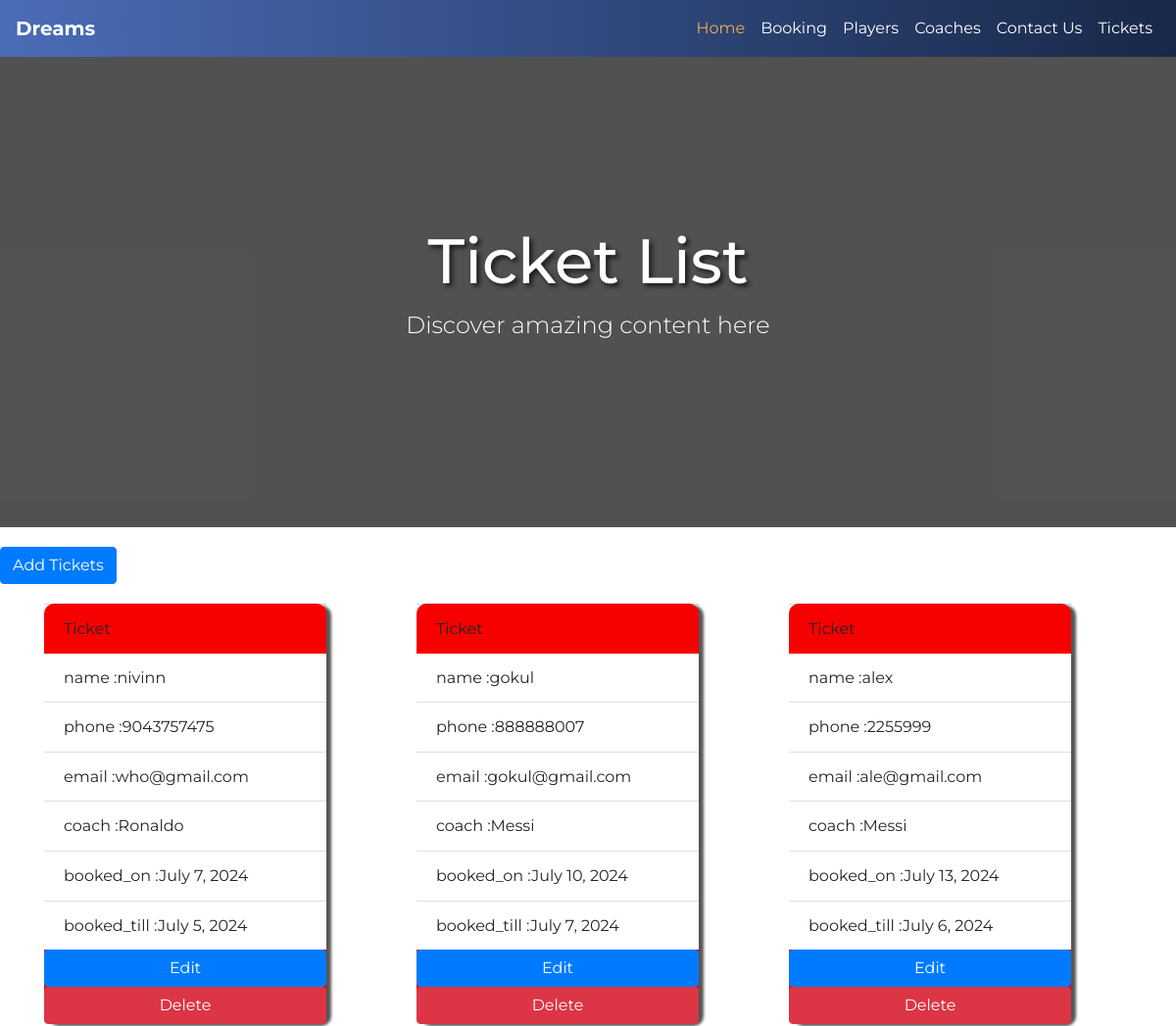
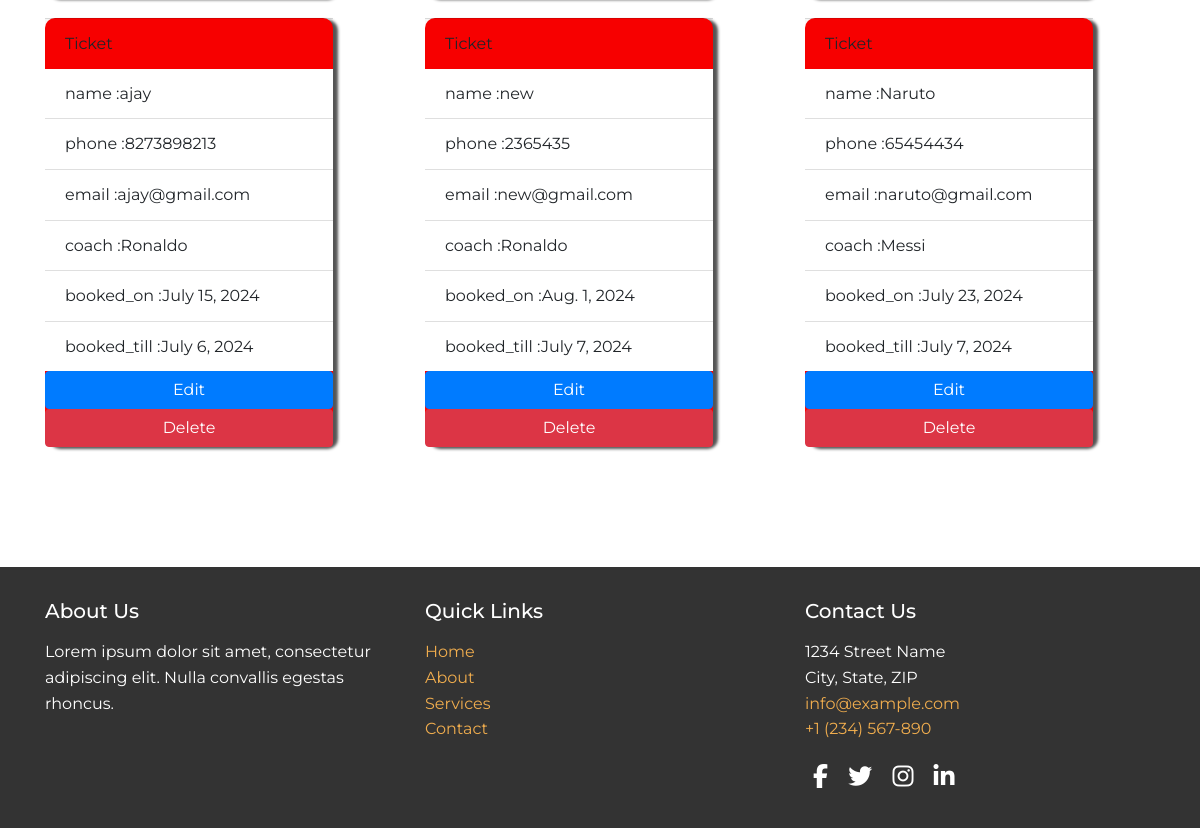
/ticket_list/, run on the app's committed database (2 pictures, top to bottom).
### team_management/models.py (models this page shows, shortened)
class Booking(models.Model):
    name = models.CharField(max_length=100)
    phone = models.IntegerField()
    email = models.EmailField()
    coach_name = models.ForeignKey(Coaches,on_delete=models.CASCADE)
    booking_date = models.DateField()
    booked_on = models.DateField(auto_now=True)

class Coaches(models.Model):
    img = models.ImageField(upload_to="images")
    coach_name = models.CharField(max_length=100)
    level = models.CharField(max_length=100)
    description = models.TextField()
    def __str__(self):
        return self.coach_name

### team_management/views.py (the view)
# urls.py: path('ticket_list/',views.ticket_list,name="ticket_list"),
def ticket_list(request):
    all_tickets = Booking.objects.all()
    context = {
        'all_tickets' : all_tickets
    }
    return render(request,"ticket_list.html",context)

### team_management/templates/ticket_list.html (shortened to what this page needs)
<!DOCTYPE html>
<html lang="en">
<head>
    <link rel="stylesheet" href="https://maxcdn.bootstrapcdn.com/bootstrap/4.5.2/css/bootstrap.min.css">
</head>
<body>
    <nav class="navbar navbar-expand-lg">
        <a class="navbar-brand" href="#">Dreams</a>
        <div class="collapse navbar-collapse" id="navbarNav">
            <ul class="navbar-nav ml-auto">
                <li class="nav-item active">
                    <a class="nav-link" href="/">Home</a>
                </li>
                <li class="nav-item">
                    <a class="nav-link" href="/booking/">Booking</a>
                </li>
                <li class="nav-item">
                    <a class="nav-link" href="/players/">Players</a>
                </li>
                <li class="nav-item">
                    <a class="nav-link" href="/coaches/">Coaches</a>
                </li>
                <li class="nav-item">
                    <a class="nav-link" href="/contact_us/">Contact Us</a>
                </li>
                <li class="nav-item">
                    <a class="nav-link" href="/ticket_list/">Tickets</a>
                </li>
            </ul>
        </div>
    </nav>
    <div class="hero">
        <div>
            <h1>Ticket List</h1>
            <p class="lead">Discover amazing content here</p>
        </div>
    </div>
     <a href="/add_tickets/" class="btn btn-primary" style="margin-top: 20px;">Add Tickets</a>
    <div class="container" style="margin-top: 20px; margin-bottom: 100px;">
        <div class="row">
            {% for tickets in all_tickets %}
            <div class="col-md-4">
                <div class="card" style=" margin-bottom: 20px; width: 18rem; box-shadow: 5px 2px 3px #555; border-radius: 10px; background-color:red;">
                    <div class="card-footer">
                        Ticket
                    </div>
                    <ul class="list-group list-group-flush">
                        <li class="list-group-item">name :{{ tickets.name }}</li>
                        <li class="list-group-item">phone :{{ tickets.phone }}</li>
                        <li class="list-group-item">email :{{ tickets.email }}</li>
                        <li class="list-group-item">coach :{{ tickets.coach_name }}</li>
                        <li class="list-group-item">booked_on :{{ tickets.booking_date }}</li>
                        <li class="list-group-item">booked_till :{{ tickets.booked_on }}</li>
                    </ul>
                    <a href="{% url 'edit_ticket' tickets.id %} " class="btn btn-primary">Edit</a>
                    <a href="{% url 'delete_ticket' tickets.id %}" class="btn btn-danger">Delete</a>
                </div>
            </div>
            {% if forloop.counter|divisibleby:3 %}
        </div>
        <div class="row">
            {% endif %}
            {% endfor %}
        </div>
    </div>
    <div class="footer">
        <div class="container">
            <div class="row">
                <div class="col-md-4">
                    <h5>About Us</h5>
                    <p>Lorem ipsum dolor sit amet, consectetur adipiscing elit. Nulla convallis egestas rhoncus.</p>
                </div>
                <div class="col-md-4">
                    <h5>Quick Links</h5>
                    <ul class="list-unstyled">
                        <li><a href="#">Home</a></li>
                        <li><a href="#">About</a></li>
                        <li><a href="#">Services</a></li>
                        <li><a href="#">Contact</a></li>
                    </ul>
                </div>
                <div class="col-md-4">
                    <h5>Contact Us</h5>
                    <address>
                        1234 Street Name<br>
                        City, State, ZIP<br>
                        <a href="mailto:info@example.com">info@example.com</a><br>
                        <a href="tel:+1234567890">+1 (234) 567-890</a>
                    </address>
                    <div class="social-icons">
                        <a href="#"><i class="fab fa-facebook-f"></i></a>
                        <a href="#"><i class="fab fa-twitter"></i></a>
                        <a href="#"><i class="fab fa-instagram"></i></a>
                        <a href="#"><i class="fab fa-linkedin-in"></i></a>
                    </div>
                </div>
            </div>
        </div>
    </div>
</body>
</html>

### team_management/templates/ticket_list.html (style rules this page uses)
body { font-family: 'Montserrat', sans-serif; line-height: 1.6; }
.navbar { background: linear-gradient(90deg, #4b6cb7 0%, #182848 100%); }
.navbar-brand, .nav-link { color: #fff !important; }
.navbar-brand { font-weight: 700; }
.navbar-nav .nav-item.active .nav-link { color: #f0ad4e !important; }
.hero { background: url('https://via.placeholder.com/') no-repeat center center; background-size: cover; color: white; height: 60vh; display: flex; align-items: center; justify-content: center; text-align: center; position: relative; }
.hero::after { content: ''; position: absolute; top: 0; left: 0; width: 100%; height: 100%; background: rgba(0, 0, 0, 0.6); }
.hero h1 { font-size: 4rem; text-shadow: 3px 3px 5px rgba(0, 0, 0, 0.7); z-index: 1; position: relative; }
.hero p { font-size: 1.5rem; z-index: 1; position: relative; }
.card { border: none; border-radius: 0; transition: transform 0.2s; }
.footer { background: #333; color: white; padding: 2rem 0; }
.footer h5 { margin-bottom: 1rem; }
.footer a { color: #f0ad4e; text-decoration: none; }
.footer .social-icons a { color: white; margin: 0 0.5rem; font-size: 1.5rem; transition: color 0.3s; }

### data on the page
Booking: name "nivinn", phone "9043757475", email "who@gmail.com", coach_name "Ronaldo", booking_date "July 7, 2024", booked_on "July 5, 2024"
Booking: name "gokul", phone "888888007", email "gokul@gmail.com", coach_name "Messi", booking_date "July 10, 2024", booked_on "July 7, 2024"
Booking: name "alex", phone "2255999", email "ale@gmail.com", coach_name "Messi", booking_date "July 13, 2024", booked_on "July 6, 2024"
Booking: name "ajay", phone "8273898213", email "ajay@gmail.com", coach_name "Ronaldo", booking_date "July 15, 2024", booked_on "July 6, 2024"
Booking: name "new", phone "2365435", email "new@gmail.com", coach_name "Ronaldo", booking_date "Aug. 1, 2024", booked_on "July 7, 2024"
Booking: name "Naruto", phone "65454434", email "naruto@gmail.com", coach_name "Messi", booking_date "July 23, 2024", booked_on "July 7, 2024"
